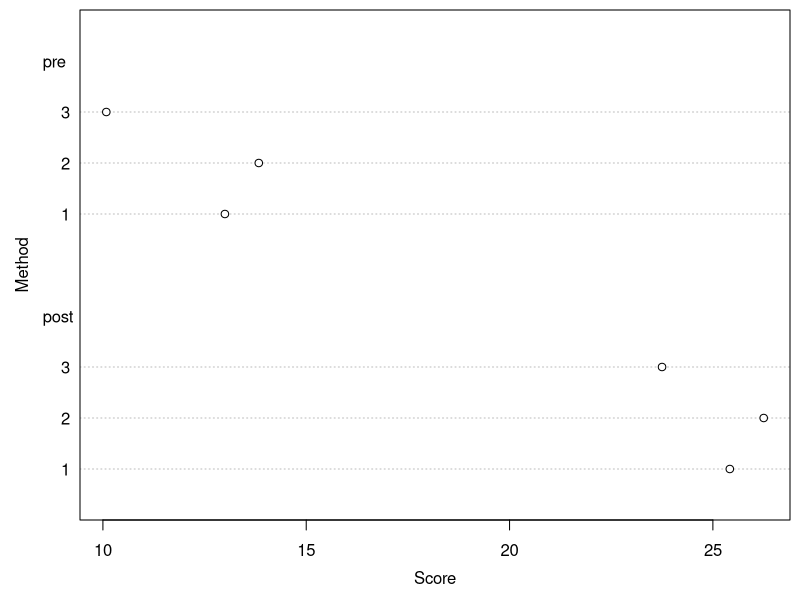
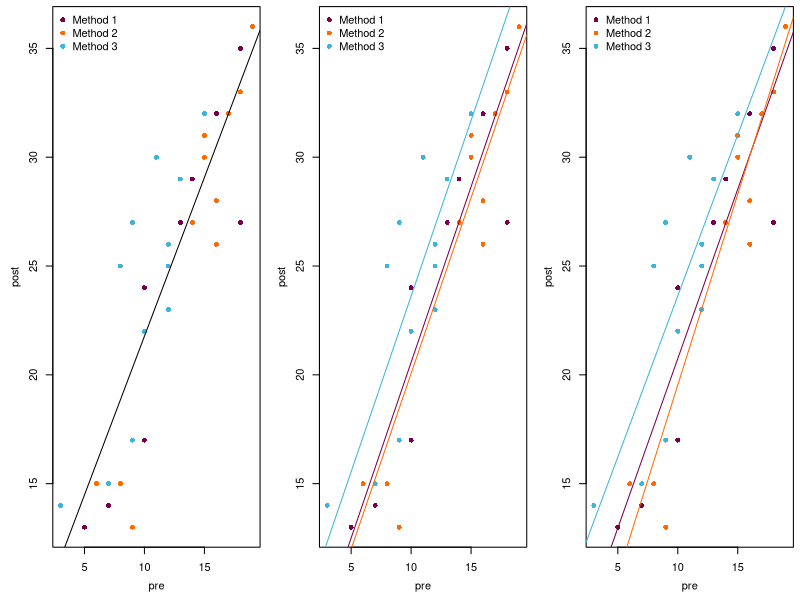
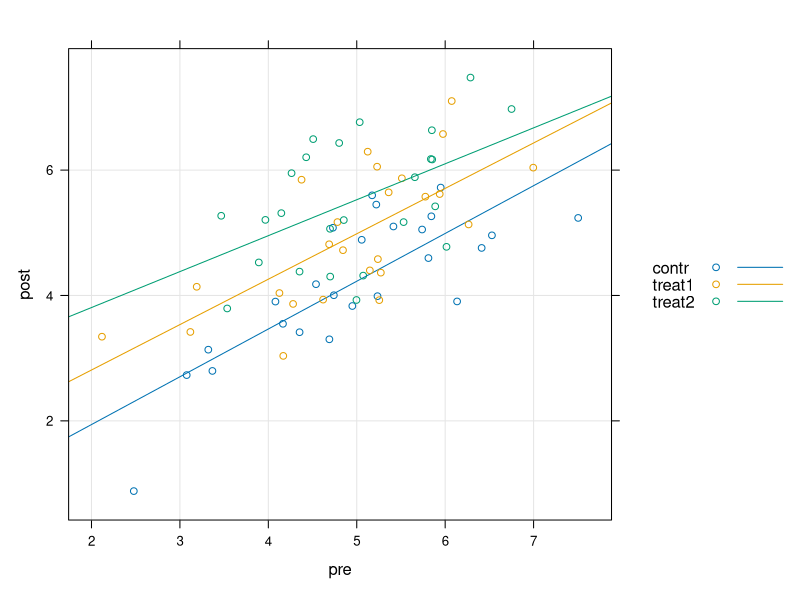
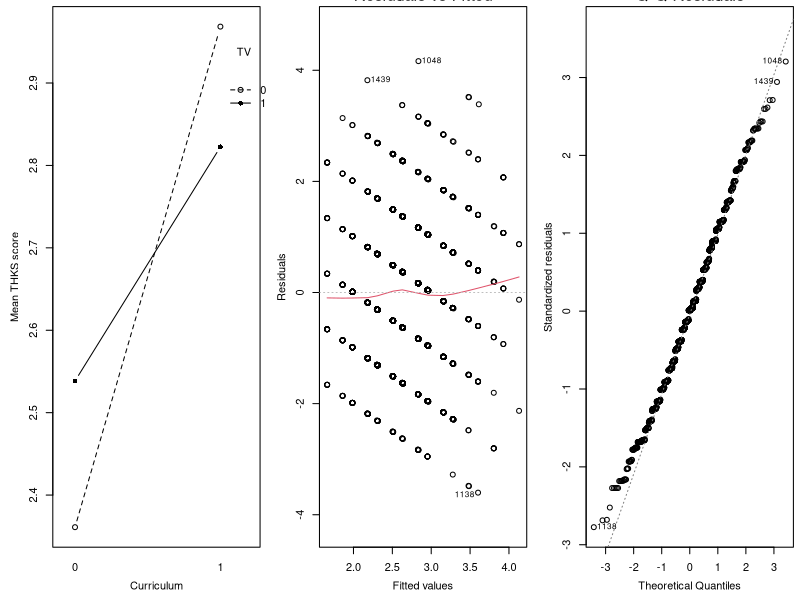
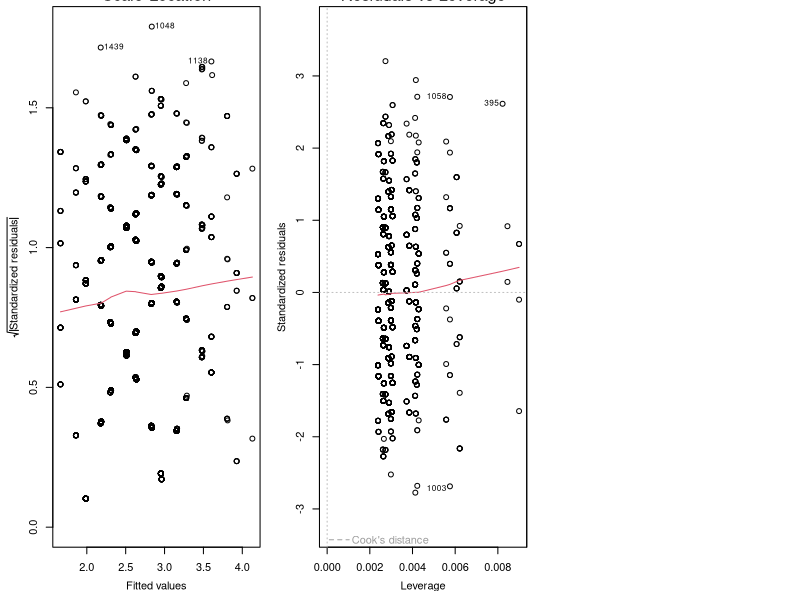

Here is the R script that generated these plots, in order:
## ---- chunk 1
dat <- read.table("data/ancova-data.txt", header = TRUE)
dat$method <- factor(dat$method)
## ---- chunk 2
knitr::kable(t(dat[dat$method == 1, c("pre", "post")]), col.names = NULL)
## ---- chunk 3
knitr::kable(t(dat[dat$method == 2, c("pre", "post")]), col.names = NULL)
## ---- chunk 4
knitr::kable(t(dat[dat$method == 3, c("pre", "post")]), col.names = NULL)
## ---- chunk 5
par(mai = c(.8, .8, .1, .1), mgp = c(2.4, 1, 0))
datm <- aggregate(cbind(pre, post) ~ method, data = dat, FUN = mean)
dotchart(as.matrix(datm[, 2:3]), xlab = "Score", ylab = "Method")
## ---- chunk 6
## Fit models
lm1 <- lm(post ~ pre, data = dat)
lm2 <- lm(post ~ pre + method, data = dat)
lm3 <- lm(post ~ pre * method, data = dat)

## LRT
anova(lm1, lm2, lm3)

colors <- c("#78004B", "#FF6900", "#3CB4DC")

## Plot model predictions
par(mfrow = c(1, 3))

plot(post ~ pre, data = dat, col = colors[dat$method], pch = 16)
abline(lm1)
legend("topleft", paste("Method", 1:3), col = colors, pch = 16, bty = "n")

plot(post ~ pre, data = dat, col = colors[dat$method], pch = 16)
abline(coef(lm2)[1], coef(lm2)[2], col = colors[1])
abline(coef(lm2)[1] + coef(lm2)[3], coef(lm2)[2], col = colors[2])
abline(coef(lm2)[1] + coef(lm2)[4], coef(lm2)[2], col = colors[3])
legend("topleft", paste("Method", 1:3), col = colors, pch = 16, bty = "n")

plot(post ~ pre, data = dat, col = colors[dat$method], pch = 16)
abline(coef(lm3)[1], coef(lm3)[2], col = colors[1])
abline(coef(lm3)[1] + coef(lm3)[3], coef(lm3)[2] + coef(lm3)[5], col = colors[2])
abline(coef(lm3)[1] + coef(lm3)[4], coef(lm3)[2] + coef(lm3)[6], col = colors[3])
legend("topleft", paste("Method", 1:3), col = colors, pch = 16, bty = "n")

## Means for pre and post measurements
datagg <- aggregate(cbind(pre, post) ~ method, data = dat, FUN = mean)

## Adjusted means
datagg$post_adj <- predict(lm2,
                           newdata = data.frame(method = factor(1:3),
                                                pre = mean(dat$pre)))

# Adjusted "time effects"
datagg$diff <- datagg$post - datagg$pre
datagg$diff_adj <- datagg$post_adj - mean(datagg$pre)
## ---- chunk 7
set.seed(1042)      # set seed for reproducibility

n <- 75
condition <- factor(rep(c("contr", "treat1", "treat2"), each = n / 3))
eff_cond <- c(1, 0.5, 1)

pre  <- rnorm(n, mean = 5, sd = 1)
post <- 0.7 * pre + model.matrix( ~ condition) %*% eff_cond + rnorm(n)

dat <- data.frame(id        = factor(1:n),
                  pre       = pre,
                  post      = post,
                  condition = condition
       )
rm(pre, post, condition)

lattice::xyplot(post ~ pre, dat, groups = condition,
                type = c("g", "p", "r"), auto.key = TRUE)

# Observed averaged time effects, pre and post scores
aggregate(cbind(post - pre, pre, post) ~ condition, dat, mean)
## ---- chunk 8
library(lme4)

## Change Score Model

#m1 <- lm(post - pre ~ condition, dat)
m1 <- lm(post ~ condition + offset(pre), dat)
summary(m1)

## ANCOVA Model

m2 <- lm(post ~ condition + pre, dat)
summary(m2)

# Adjusted means
predict(m2, newdata = data.frame(condition = c("contr", "treat1", "treat2"),
                                 pre = mean(dat$pre)))

## Mixed Model (equivalent to change score model)

dat_long <- reshape(dat, direction = "long",
                    varying = list(c("pre", "post")),
                    v.names = "resp",
                    idvar = "id",
                    timevar = "time",
                    times = c(0, 1))

m3 <- lmer(resp ~ condition*time + (1 | id), dat_long)
summary(m3)

## Compare parameters of the three models
cbind(coef(m1), coef(m2)[1:3], fixef(m3)[4:6])

datagg <- aggregate(cbind(pre, post) ~ condition, data = dat, FUN = mean)

## Adjusted means
datagg$post_adj <- predict(m2,
                           newdata = data.frame(condition = factor(c("contr", "treat1", "treat2")),
                                                pre = mean(dat$pre)))

# Adjusted "time effects"
datagg$diff <- datagg$post - datagg$pre
datagg$diff_adj <- datagg$post_adj - mean(datagg$pre)
## ---- chunk 9
dat <- read.table("data/television.txt", skip = 43)
names(dat) <- c("school", "class", "curri", "tv", "pre", "post")

aggregate(cbind(pre, post, post - pre) ~ curri + tv, data = dat, FUN = mean)
aggregate(cbind(pre, post) ~ curri + tv, data = dat, FUN = sd)
aggregate(pre ~ curri + tv, data = dat, FUN = length)

interaction.plot(dat$curri, dat$tv, dat$post, type = "b", pch = c(1,16),
  xlab = "Curriculum", ylab = "Mean THKS score", trace.label = "TV")

summary(lm1 <- lm(post ~ curri * tv, data = dat))              # Follow-Up
summary(lm2 <- lm(post - pre ~ curri * tv, data = dat))        # Change-Score
summary(lm3 <- lm(post ~ pre + curri * tv, data = dat))        # ANCOVA
summary(lm4 <- lm(post - pre ~ pre + curri * tv, data = dat))  # Change-Score ANCOVA

plot(lm3)
